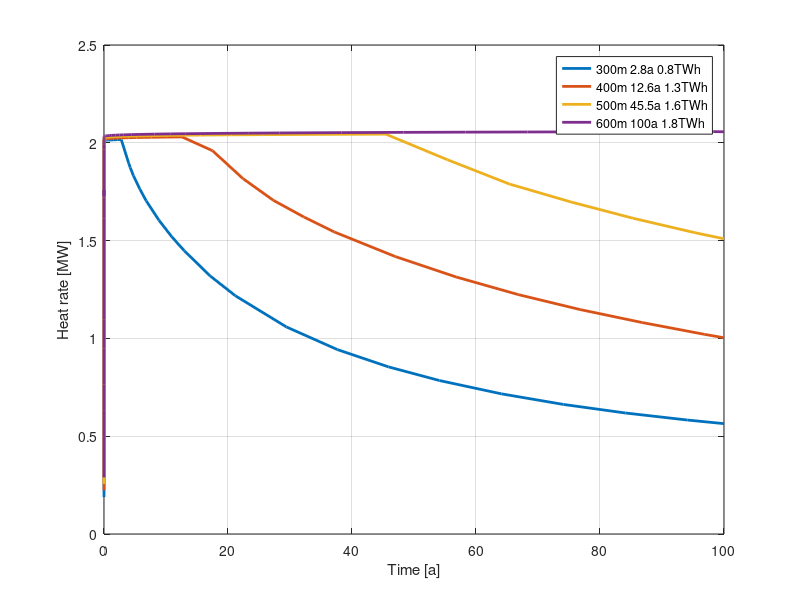
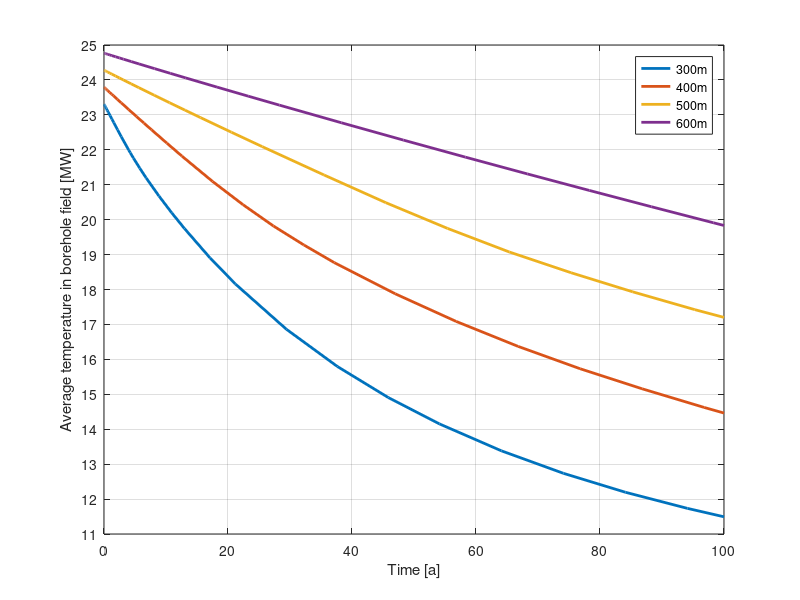
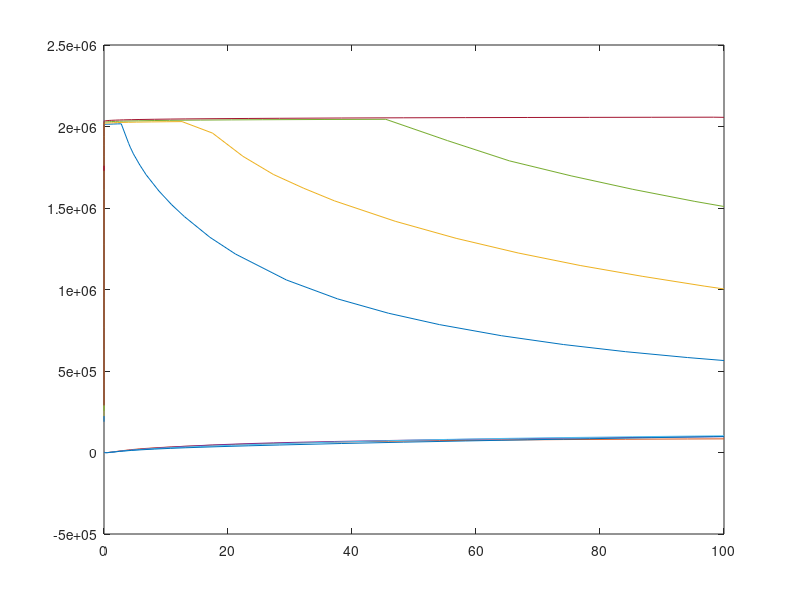

The MATLAB script that drew these images, in order: (Note: this script raises an error after producing the figures.)
% model1 = mphload('stress_300m_solved.mph');
% solin1 = mphsolinfo(model1);
% t1 = solin1.solvals / (365.2425 * 24 * 3600);
% Q_total1 = mphglobal(model1, 'Q_total', 'unit', 'W');
% Q_above1 = mphglobal(model1, 'Q_above', 'unit', 'W');
% Q_below1 = mphglobal(model1, 'Q_below', 'unit', 'W');
% T_field1 = mphglobal(model1, 'T_field', 'unit', 'degC');
% 
% model2 = mphload('stress_400m_solved.mph');
% solin2 = mphsolinfo(model2);
% t2 = solin2.solvals / (365.2425 * 24 * 3600);
% Q_total2 = mphglobal(model2, 'Q_total', 'unit', 'W');
% Q_above2 = mphglobal(model2, 'Q_above', 'unit', 'W');
% Q_below2 = mphglobal(model2, 'Q_below', 'unit', 'W');
% T_field2 = mphglobal(model2, 'T_field', 'unit', 'degC');
% 
% model3 = mphload('stress_500m_solved.mph');
% solin3 = mphsolinfo(model3);
% t3 = solin3.solvals / (365.2425 * 24 * 3600);
% Q_total3 = mphglobal(model3, 'Q_total', 'unit', 'W');
% Q_above3 = mphglobal(model3, 'Q_above', 'unit', 'W');
% Q_below3 = mphglobal(model3, 'Q_below', 'unit', 'W');
% T_field3 = mphglobal(model3, 'T_field', 'unit', 'degC');
% 
% model4 = mphload('stress_600m_solved.mph');
% solin4 = mphsolinfo(model4);
% t4 = solin4.solvals / (365.2425 * 24 * 3600);
% Q_total4 = mphglobal(model4, 'Q_total', 'unit', 'W');
% Q_above4 = mphglobal(model4, 'Q_above', 'unit', 'W');
% Q_below4 = mphglobal(model4, 'Q_below', 'unit', 'W');
% T_field4 = mphglobal(model4, 'T_field', 'unit', 'degC');
% 
% save('stress.mat',...
%     't1','Q_total1','Q_above1','Q_below1','T_field1',...
%     't2','Q_total2','Q_above2','Q_below2','T_field2',...
%     't3','Q_total3','Q_above3','Q_below3','T_field3',...
%     't4','Q_total4','Q_above4','Q_below4','T_field4');

clc

clear all
close all

load('stress.mat')

s1 = 2.78;
s2 = 12.59;
s3 = 45.45;
s4 = 100;

E1 = trapz(t1*365.2425*24, Q_total1*1e-9);
E2 = trapz(t2*365.2425*24, Q_total2*1e-9);
E3 = trapz(t3*365.2425*24, Q_total3*1e-9);
E4 = trapz(t4*365.2425*24, Q_total4*1e-9);

close all

figure
plot(t1,Q_total1*1e-6,'linewidth',2)
hold on
plot(t2,Q_total2*1e-6,'linewidth',2)
plot(t3,Q_total3*1e-6,'linewidth',2)
plot(t4,Q_total4*1e-6,'linewidth',2)
hold off
xlabel('Time [a]')
ylabel('Heat rate [MW]')
legend('300m 2.8a 0.8TWh','400m 12.6a 1.3TWh','500m 45.5a 1.6TWh','600m 100a 1.8TWh')
grid

close all
figure
plot(t1,T_field1,'linewidth',2)
hold on
plot(t2,T_field2,'linewidth',2)
plot(t3,T_field3,'linewidth',2)
plot(t4,T_field4,'linewidth',2)
hold off
set(gca,'ytick',11:25,'ylim',[11,25])
xlabel('Time [a]')
ylabel('Average temperature in borehole field [MW]')
legend('300m','400m','500m','600m')
grid

close all
figure
plot(t1,Q_total1,t1,Q_below1+Q_above1)
hold on
plot(t2,Q_total2,t2,Q_below2+Q_above2)
plot(t3,Q_total3,t3,Q_below3+Q_above3)
plot(t4,Q_total4,t4,Q_below4+Q_above4)
hold off

T1 = table(t1,Q_total1,Q_above1,Q_below1,T_field1);
T2 = table(t2,Q_total2,Q_above2,Q_below2,T_field2);
T3 = table(t3,Q_total3,Q_above3,Q_below3,T_field3);
T4 = table(t4,Q_total4,Q_above4,Q_below4,T_field4);
writetable(T1,'test.xlsx','sheet','300m')
writetable(T2,'test.xlsx','sheet','400m')
writetable(T3,'test.xlsx','sheet','500m')
writetable(T4,'test.xlsx','sheet','600m')

E1 = trapz(t1*365.2425*24, Q_total1*1e-9)
E2 = trapz(t2*365.2425*24, Q_total2*1e-9)
E3 = trapz(t3*365.2425*24, Q_total3*1e-9)
E4 = trapz(t4*365.2425*24, Q_total4*1e-9)

% load test.txt; t=test(:,1); Q=test(:,2); trapz(t*365.2425*24,Q*1e-9)
